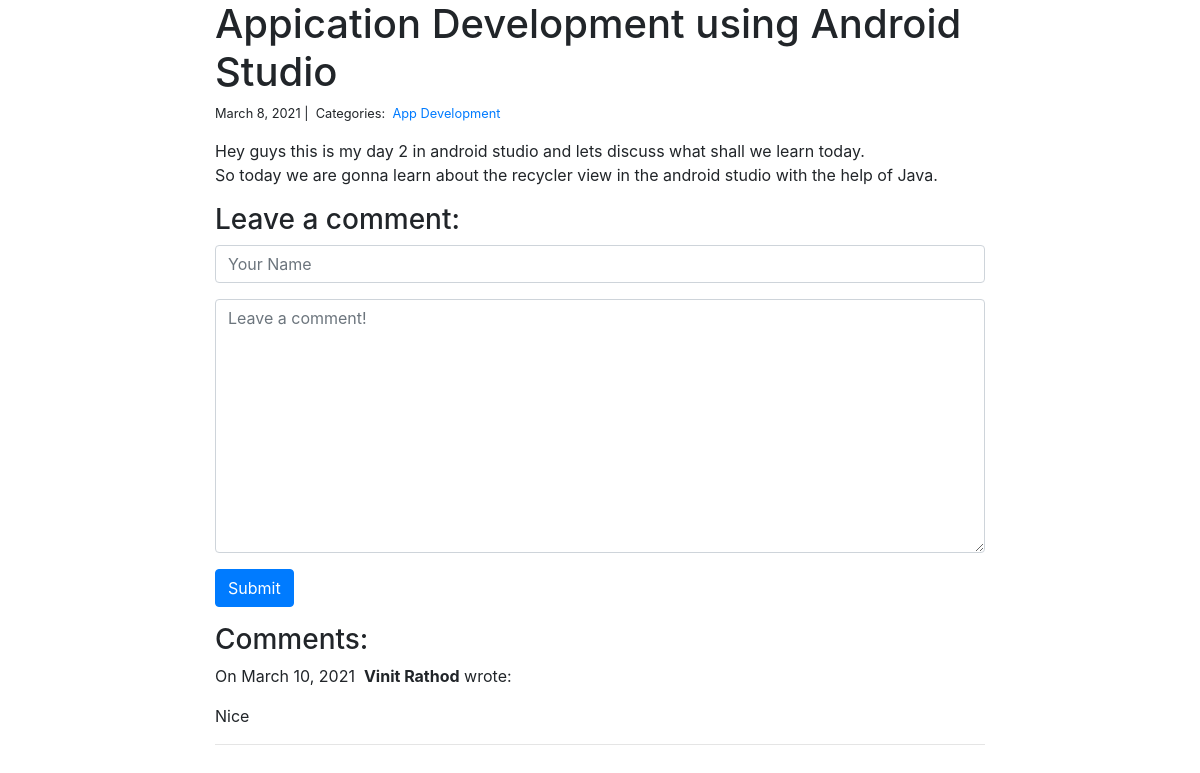
Page /blog/1/ on the committed database.
### blog/models.py (models this page shows)
class Post(models.Model):
    title = models.CharField(max_length=255)
    body = models.TextField()
    created_on = models.DateTimeField(auto_now_add=True)
    last_modified = models.DateTimeField(auto_now=True)
    categories = models.ManyToManyField('Category', related_name='posts')

class Category(models.Model):
    name = models.CharField(max_length=20)

class Comment(models.Model):
    author = models.CharField(max_length=60)
    body = models.TextField()
    created_on = models.DateTimeField(auto_now_add=True)
    post = models.ForeignKey('Post', on_delete=models.CASCADE)

### blog/views.py (the view, shortened to what this page needs)
# urls.py: path("<int:pk>/", views.blog_detail, name="blog_detail"),
def blog_detail(request, pk):
    post = Post.objects.get(pk=pk)
    form = CommentForm()
    comments = Comment.objects.filter(post=post)
    context = {
        "post": post,
        "comments": comments,
        "form": form,
    }
    return render(request, "blog_detail.html", context)

### blog/forms.py
class CommentForm(forms.Form):
    author = forms.CharField(
        max_length=60,
        widget=forms.TextInput(attrs={
            "class": "form-control",
            "placeholder": "Your Name"
        })
    )
    body = forms.CharField(widget=forms.Textarea(
        attrs={
            "class": "form-control",
            "placeholder": "Leave a comment!"
        })
    )

### blog/templates/blog_detail.html (shortened to what this page needs)
{% extends "base.html" %}
{% block page_content %}
<div class="col-md-8 offset-md-2">
    <h1>{{ post.title }}</h1>
    <small>
        {{ post.created_on.date }} |&nbsp;
        Categories:&nbsp;
        {% for category in post.categories.all %}
        <a href="{% url 'blog_category' category.name %}">
            {{ category.name }}
        </a>&nbsp;
        {% endfor %}
    </small>
    <p>{{ post.body | linebreaks }}</p>
    <h3>Leave a comment:</h3>
    <form action="/blog/{{ post.pk }}/" method="post">
        <div class="form-group">
            {{ form.author }}
        </div>
        <div class="form-group">
            {{ form.body }}
        </div>
        <button type="submit" class="btn btn-primary">Submit</button>
    </form>
    <h3>Comments:</h3>
    {% for comment in comments %}
    <p>
        On {{comment.created_on.date }}&nbsp;
        <b>{{ comment.author }}</b> wrote:
    </p>
    <p>{{ comment.body }}</p>
    <hr>
    {% endfor %}
</div>
{% endblock %}

### personal_portfolio/templates/base.html (shortened to what this page needs)
<link rel="stylesheet" href="https://stackpath.bootstrapcdn.com/bootstrap/4.1.3/css/bootstrap.min.css">
{% block page_content %}{% endblock %}

### rows in the picture
Post: title "Appication Development using Android Studio", created_on "March 8, 2021", body "Hey guys this is my day 2 in android studio and lets discuss what shall we learn today. So today we are gonna learn about the recycler view in the android studio with the help of Java."
Category: name "App Development"
Comment: created_on "March 10, 2021", author "Vinit Rathod", body "Nice"
